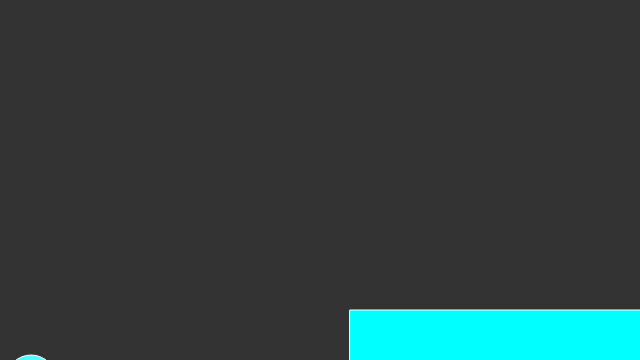
Frame 1 (no input)
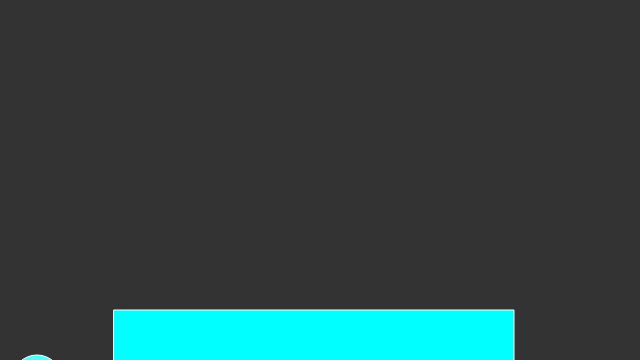
Frame 60 (no input)
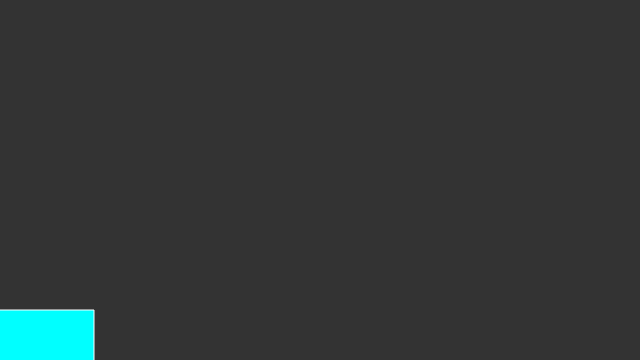
Frame 120 (the mouse pressed at the canvas centre since frame 60)

The p5.js sketch that drew these frames (run headless with seeded random() and noise() and a simulated clock; from frame 60 on, the mouse is pressed at the canvas centre):

// p5.js sketch
// ── sketch.js
// Daniel Shiffman
// https://www.kadenze.com/courses/the-nature-of-code
// http://natureofcode.com/
// Session 2: Array of Particles, multiple forces

var person; 


function setup() {
  createCanvas(640, 360);
  person= new Person();
}

function keyPressed(){ 
if (key == ' ' ){
    var jump =createVector(-10);
  person.applyForce(force);
    } }



function draw() {
  background(51);
  translate(-person.pos.x,0);
  var gravity = createVector(0.100);
  person.applyForce(gravity);
  if(mouseIsPressed){
    
    var force = createVector(-0.1,0);
    person.applyForce(force);
  }
  
  
  
//translate(-person.pos.x),0);
  person.update();
  person.edges();
  person.display();
  fill(0,300,300);
  rect(400,height-50,400,400);
    
  }

// ── person.js
function Person() {
  this.pos = createVector(50, 250);
  this.vel = createVector(1, 0);
  this.acc = createVector(0, 0);
  this.mass = 10;
  this.applyForce = function(force) {
    this.acc.add(force);
  }
  this.update = function() {
    this.vel.add(this.acc);
    this.pos.add(this.vel);
    this.acc.set(0, 0);
  }
  this.display = function() {
    fill(80, 300,800);
    stroke(255);
    ellipse(this.pos.x+30, this.pos.y+130, this.mass*5, this.mass*5);
  }
  this.edges = function() {
    if (this.pos.y > 250) {
      this.vel.y *= 0;
      this.pos.y = 250;
    }
  }     

}
